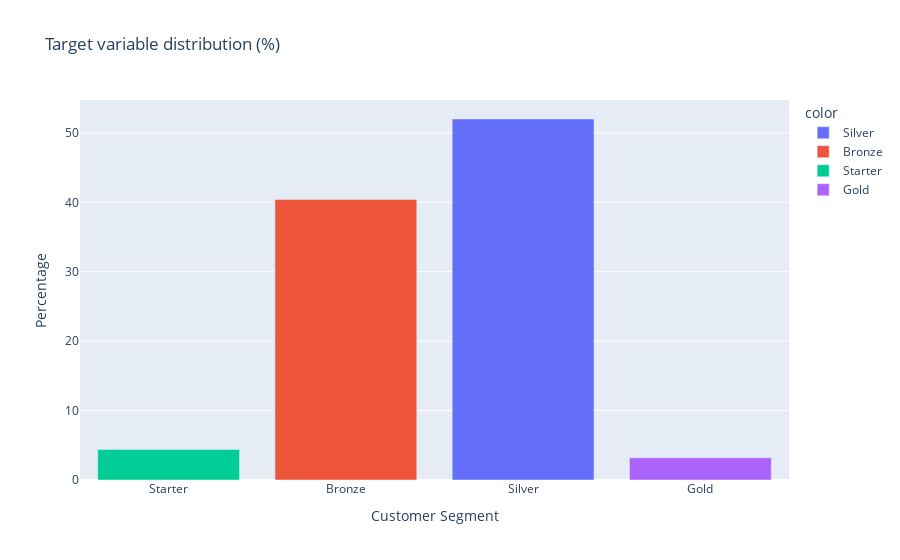

The cell this chart's notebook holds for it:
### Code cell
target_percentages = (
    df_segments["segmento_de_cliente"].value_counts(normalize=True) * 100
)
px.bar(
    x=target_percentages.index,
    y=target_percentages.values,
    title="Target variable distribution (%)",
    labels={"x": "Customer Segment", "y": "Percentage"},
    color=target_percentages.index,
    category_orders={"x": segments},
)

### Figure 1 — Plotly figure (JSON) as saved in the notebook; plotly's stock layout.template omitted (floating-point values rounded to 4 significant figures)
{"data": [{"alignmentgroup": "True", "hovertemplate": "color=Silver<br>Customer Segment=%{x}<br>Percentage=%{y}<extra></extra>", "legendgroup": "Silver", "marker": {"color": "#636efa", "pattern": {"shape": ""}}, "name": "Silver", "offsetgroup": "Silver", "orientation": "v", "showlegend": true, "textposition": "auto", "type": "bar", "x": ["Silver"], "xaxis": "x", "y": [52], "yaxis": "y"}, {"alignmentgroup": "True", "hovertemplate": "color=Bronze<br>Customer Segment=%{x}<br>Percentage=%{y}<extra></extra>", "legendgroup": "Bronze", "marker": {"color": "#EF553B", "pattern": {"shape": ""}}, "name": "Bronze", "offsetgroup": "Bronze", "orientation": "v", "showlegend": true, "textposition": "auto", "type": "bar", "x": ["Bronze"], "xaxis": "x", "y": [40.4], "yaxis": "y"}, {"alignmentgroup": "True", "hovertemplate": "color=Starter<br>Customer Segment=%{x}<br>Percentage=%{y}<extra></extra>", "legendgroup": "Starter", "marker": {"color": "#00cc96", "pattern": {"shape": ""}}, "name": "Starter", "offsetgroup": "Starter", "orientation": "v", "showlegend": true, "textposition": "auto", "type": "bar", "x": ["Starter"], "xaxis": "x", "y": [4.4], "yaxis": "y"}, {"alignmentgroup": "True", "hovertemplate": "color=Gold<br>Customer Segment=%{x}<br>Percentage=%{y}<extra></extra>", "legendgroup": "Gold", "marker": {"color": "#ab63fa", "pattern": {"shape": ""}}, "name": "Gold", "offsetgroup": "Gold", "orientation": "v", "showlegend": true, "textposition": "auto", "type": "bar", "x": ["Gold"], "xaxis": "x", "y": [3.2], "yaxis": "y"}], "layout": {"barmode": "relative", "legend": {"title": {"text": "color"}, "tracegroupgap": 0}, "title": {"text": "Target variable distribution (%)"}, "xaxis": {"anchor": "y", "categoryarray": ["Starter", "Bronze", "Silver", "Gold"], "categoryorder": "array", "domain": [0, 1], "title": {"text": "Customer Segment"}}, "yaxis": {"anchor": "x", "domain": [0, 1], "title": {"text": "Percentage"}}}}
